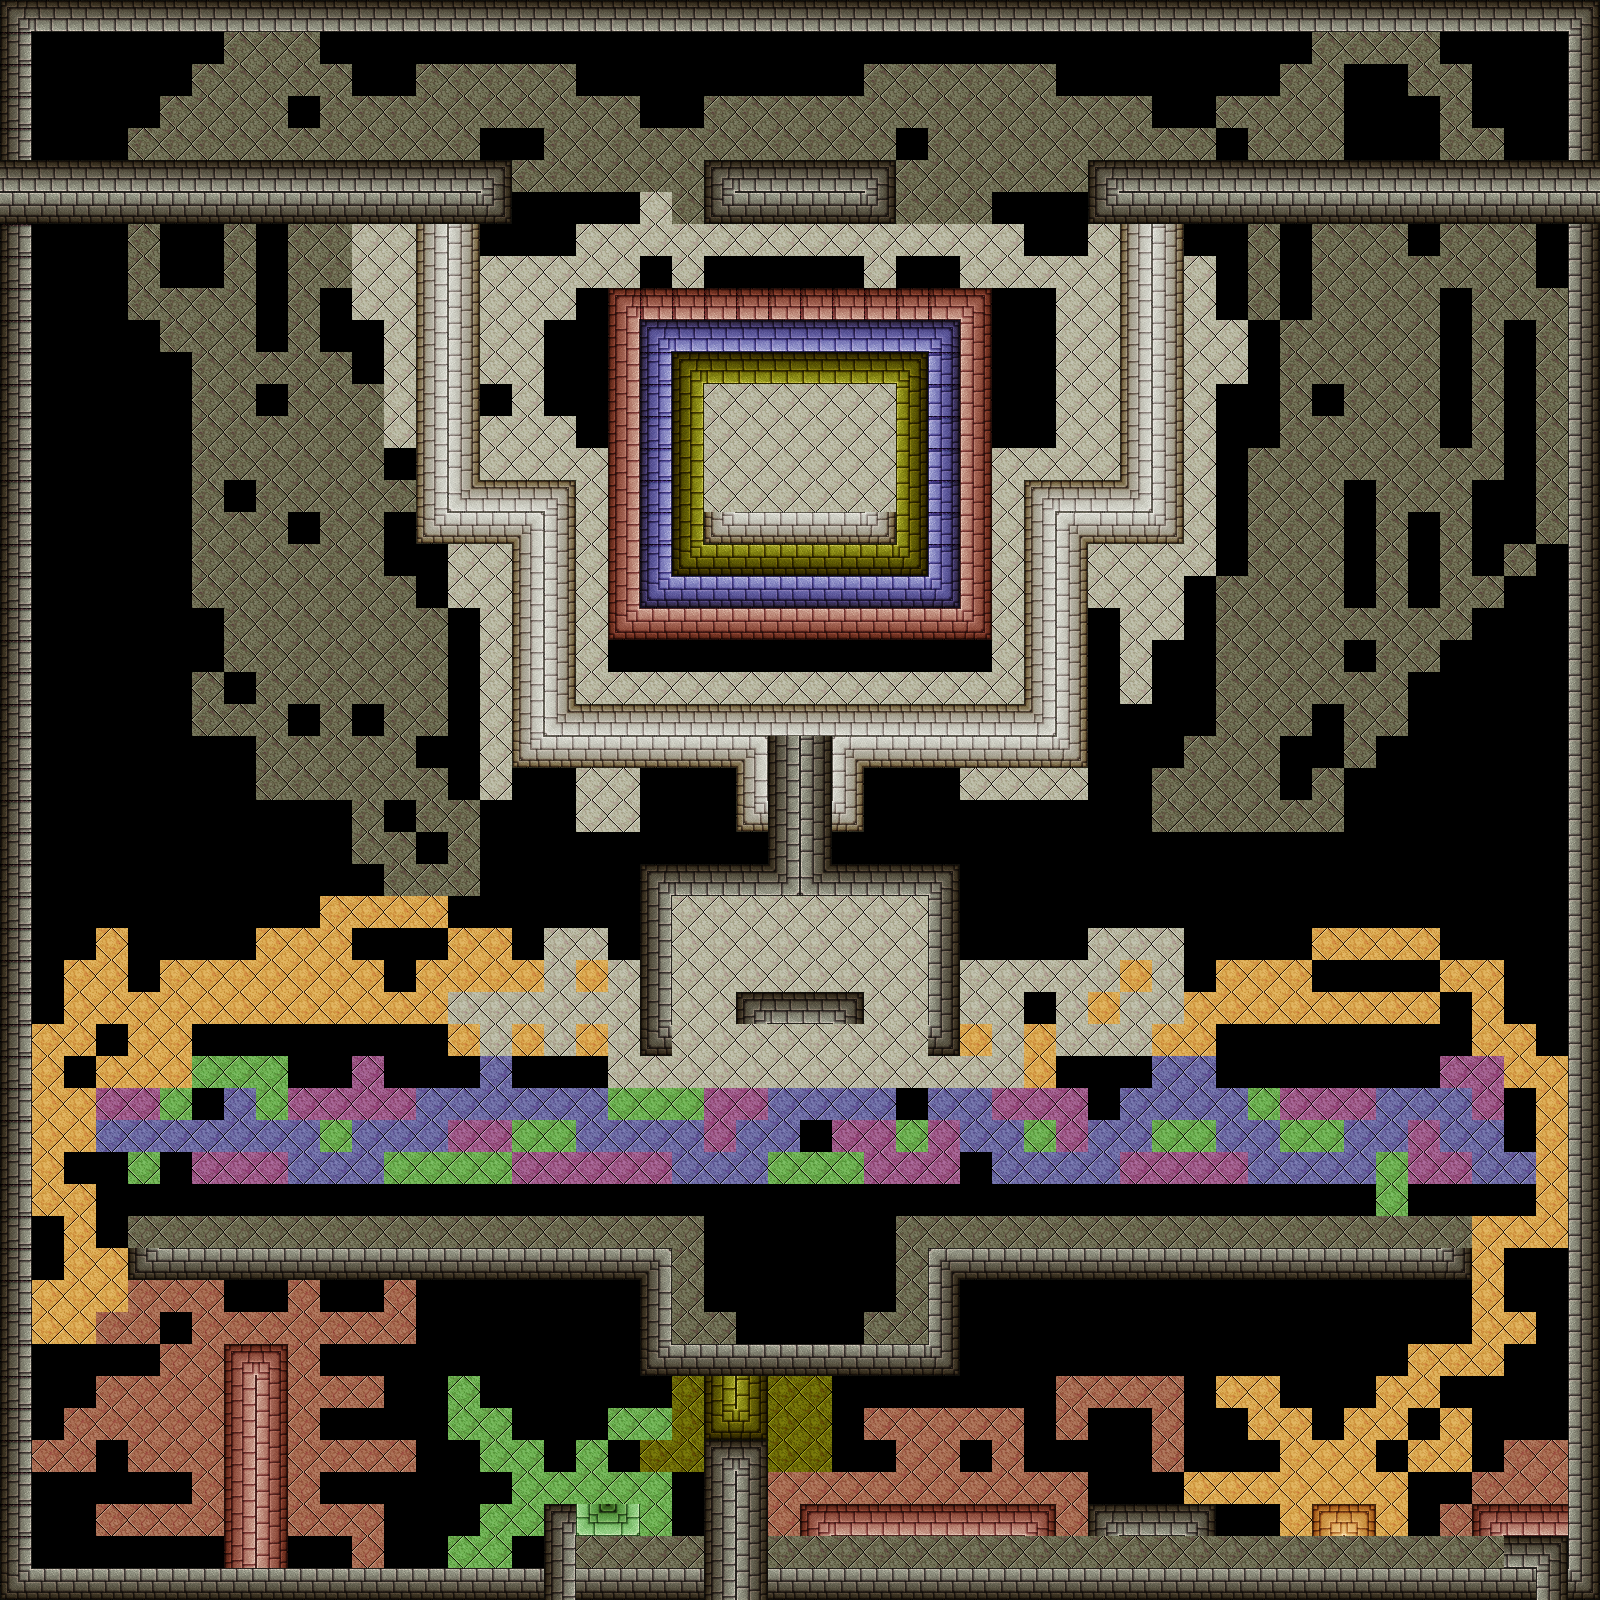

A level layout from a 2D game, rendered from its tile map. Below: a short description, then the map file with tile-grid data replaced by summaries:
An orthogonal 50x50 tile map with 32x32 px tiles, 11 tile layers (fond, static, red, yellow, ...) and 17 objects (2x teleporter, 2x 1, 2x 2, 2x moving, bouncing, ...).

<map version="1.0" orientation="orthogonal" renderorder="right-down" width="50" height="50" tilewidth="32" tileheight="32" nextobjectid="21">
 <properties>
  <property name="bronze" value="1000" />
  <property name="deaths" value="5" />
  <property name="gold" value="5000" />
  <property name="index" value="7" />
  <property name="silver" value="2000" />
  <property name="time" value="60" />
 </properties>
 <tileset firstgid="1" name="walls1_0" tilewidth="32" tileheight="32">
  <image source="walls1_0.png" width="448" height="512" />
 </tileset>
 <layer name="fond" width="50" height="50">
  <data>[2500 cells, 1246 non-empty, 11 distinct tile ids]</data>
 </layer>
 <layer name="static" width="50" height="50">
  <data>[2500 cells, 364 non-empty, 13 distinct tile ids]</data>
 </layer>
 <layer name="red" width="50" height="50">
  <data>[2500 cells, 56 non-empty, 8 distinct tile ids]</data>
 </layer>
 <layer name="yellow" width="50" height="50">
  <data>[2500 cells, 30 non-empty, 8 distinct tile ids]</data>
 </layer>
 <layer name="blue" width="50" height="50">
  <data>[2500 cells, 34 non-empty, 8 distinct tile ids]</data>
 </layer>
 <layer name="black_deactivated" width="50" height="50">
  <data>[2500 cells, 6 non-empty, 3 distinct tile ids]</data>
 </layer>
 <layer name="black" width="50" height="50">
  <data>[2500 cells, 110 non-empty, 12 distinct tile ids]</data>
 </layer>
 <layer name="deadly" width="50" height="50">
  <data>[2500 cells, 85 non-empty, 4 distinct tile ids]</data>
 </layer>
 <objectgroup name="teleporter">
  <object id="1" name="teleporter" x="768" y="416" width="64" height="96">
   <properties>
    <property name="destination" value="1" />
   </properties>
  </object>
  <object id="2" name="1" x="768" y="960" width="64" height="32" />
  <object id="9" name="teleporter" x="768" y="1248" width="64" height="96">
   <properties>
    <property name="destination" value="2" />
   </properties>
  </object>
  <object id="10" name="2" x="64" y="1536" width="32" height="32" />
 </objectgroup>
 <objectgroup name="moving">
  <object id="4" name="moving" x="192" y="1088" width="128" height="32">
   <properties>
    <property name="destinations" value="2" />
   </properties>
  </object>
  <object id="6" name="moving" x="1280" y="1152" width="128" height="32">
   <properties>
    <property name="destinations" value="1" />
   </properties>
  </object>
  <object id="7" name="2" x="1280" y="1088" width="32" height="32" />
  <object id="8" name="1" x="192" y="1152" width="32" height="32" />
 </objectgroup>
 <objectgroup name="falling">
  <object id="11" x="352" y="1312" width="160" height="32">
   <properties>
    <property name="falling" value="true" />
   </properties>
  </object>
  <object id="12" x="992" y="1312" width="256" height="32">
   <properties>
    <property name="falling" value="true" />
   </properties>
  </object>
 </objectgroup>
 <layer name="green_deactivated" width="50" height="50">
  <data>[2500 cells, 2 non-empty, 2 distinct tile ids]</data>
 </layer>
 <layer name="red_deactivated" width="50" height="50">
  <data>[2500 cells, 11 non-empty, 3 distinct tile ids]</data>
 </layer>
 <layer name="orange_deactivated" width="50" height="50">
  <data>[2500 cells, 2 non-empty, 2 distinct tile ids]</data>
 </layer>
 <objectgroup name="notice">
  <properties>
   <property name="index" value="3" />
  </properties>
  <object id="15" x="1056" y="416" width="64" height="64">
   <properties>
    <property name="index" value="0" />
   </properties>
  </object>
  <object id="16" x="128" y="1504" width="64" height="64">
   <properties>
    <property name="index" value="1" />
   </properties>
  </object>
  <object id="17" x="832" y="1440" width="64" height="64">
   <properties>
    <property name="index" value="2" />
   </properties>
  </object>
  <object id="20" x="416" y="1504" width="64" height="64">
   <properties>
    <property name="index" value="3" />
   </properties>
  </object>
 </objectgroup>
 <objectgroup name="bouncing">
  <properties>
   <property name="activated" value="false" />
   <property name="color" value="green" />
  </properties>
  <object id="14" name="bouncing" x="576" y="1504" width="64" height="32">
   <properties>
    <property name="activated" value="false" />
    <property name="color" value="green" />
   </properties>
  </object>
 </objectgroup>
 <objectgroup name="exit">
  <properties>
   <property name="next" value="8" />
  </properties>
  <object id="18" x="1504" y="1440" width="64" height="64">
   <properties>
    <property name="next" value="8" />
   </properties>
  </object>
 </objectgroup>
 <objectgroup name="character">
  <object id="19" name="character" x="768" y="96" width="32" height="32" />
 </objectgroup>
</map>
